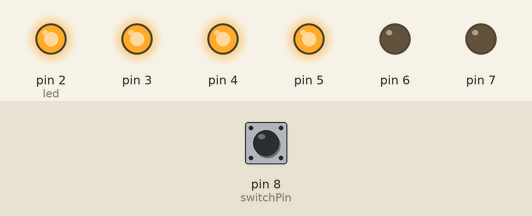
Simulated run of this sketch. Board: Arduino Uno, built with avr-gcc and run on an emulated ATmega328P. Shown: output pins drawn as LEDs (lit = HIGH). The test bench sets the inputs (shaded band); at power-on: pin 8 (switchPin) LOW.

Above: at 21.4 s.
21.5 s: pin 8 (switchPin) pulled HIGH for 0.15 s
At 22.3 s:
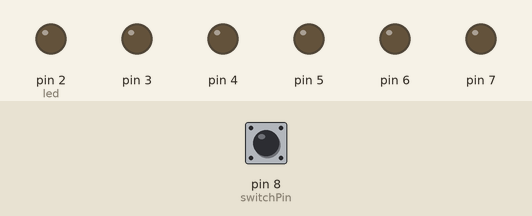
At 33.1 s:
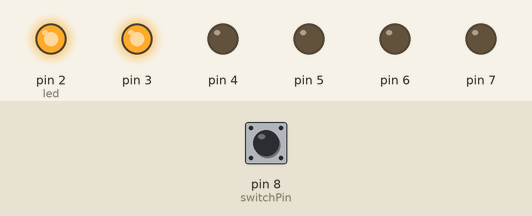
43.6 s: pin 8 (switchPin) pulled HIGH for 1 s
At 50.9 s:
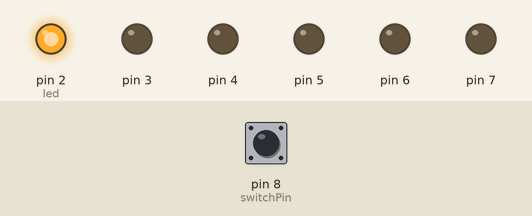
Timing chart, 0 to 101.1 s (numbered marks = the images above; inputs shaded):
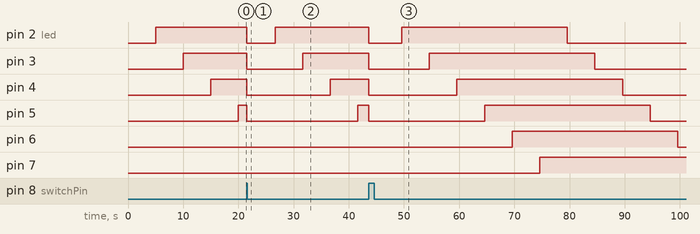

The sketch:

_08._Digital_Hourglass.ino
```cpp
const int switchPin = 8;
unsigned long previousTime;
int switchState = 0;
int previousSwitchState = 0;

int led = 2;
//10 minutes
long interval = 5000;

void setup() {
  // put your setup code here, to run once:
  for(int x = 2; x <= 8; x++){
    pinMode(x, OUTPUT);
  }
  pinMode(switchPin, INPUT);
}

void loop() {
  // put your main code here, to run repeatedly:
  unsigned long currentTime = millis();
  if(currentTime - previousTime > interval){
    previousTime = currentTime;

    if(digitalRead(led) == HIGH){
      digitalWrite(led, LOW);
    }
    else{
      digitalWrite(led, HIGH);
    }
    led++ ;
    if(led > 7){
      led = 2;
    }
  }


  switchState = digitalRead(switchPin);

  if(switchState != previousSwitchState){
    for(int x = 2; x <= 8; x++){
      digitalWrite(x, LOW);
    }
    led = 2;
    previousTime = currentTime;
  }
  previousSwitchState = switchState;
}
```

Measured:
- after the input at 21.5 s, pin 2 (led): HIGH → LOW after 0.00 s instead of 13.5 s; pin 3: HIGH → LOW after 0.00 s instead of 18.5 s; pin 4: HIGH → LOW at once, → HIGH 15.2 s later; pin 5: HIGH → LOW at once, → HIGH 20.2 s later; pin 6: stays LOW (without the input it goes to HIGH after 3.5 s)
- after the input at 43.6 s, pin 5: HIGH → LOW after 0.00 s instead of 28.1 s
